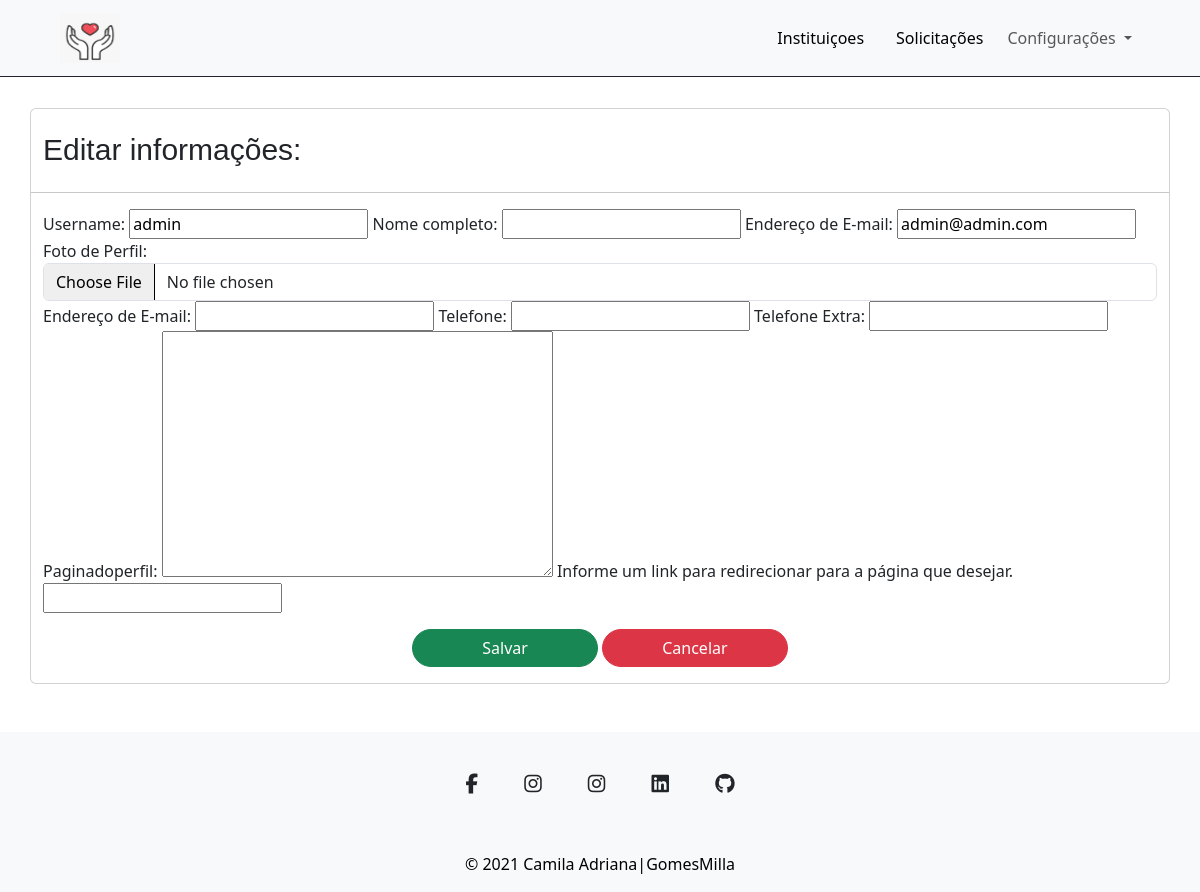
The app's page /users/conta-fisica/1/edit (signed in), older data.
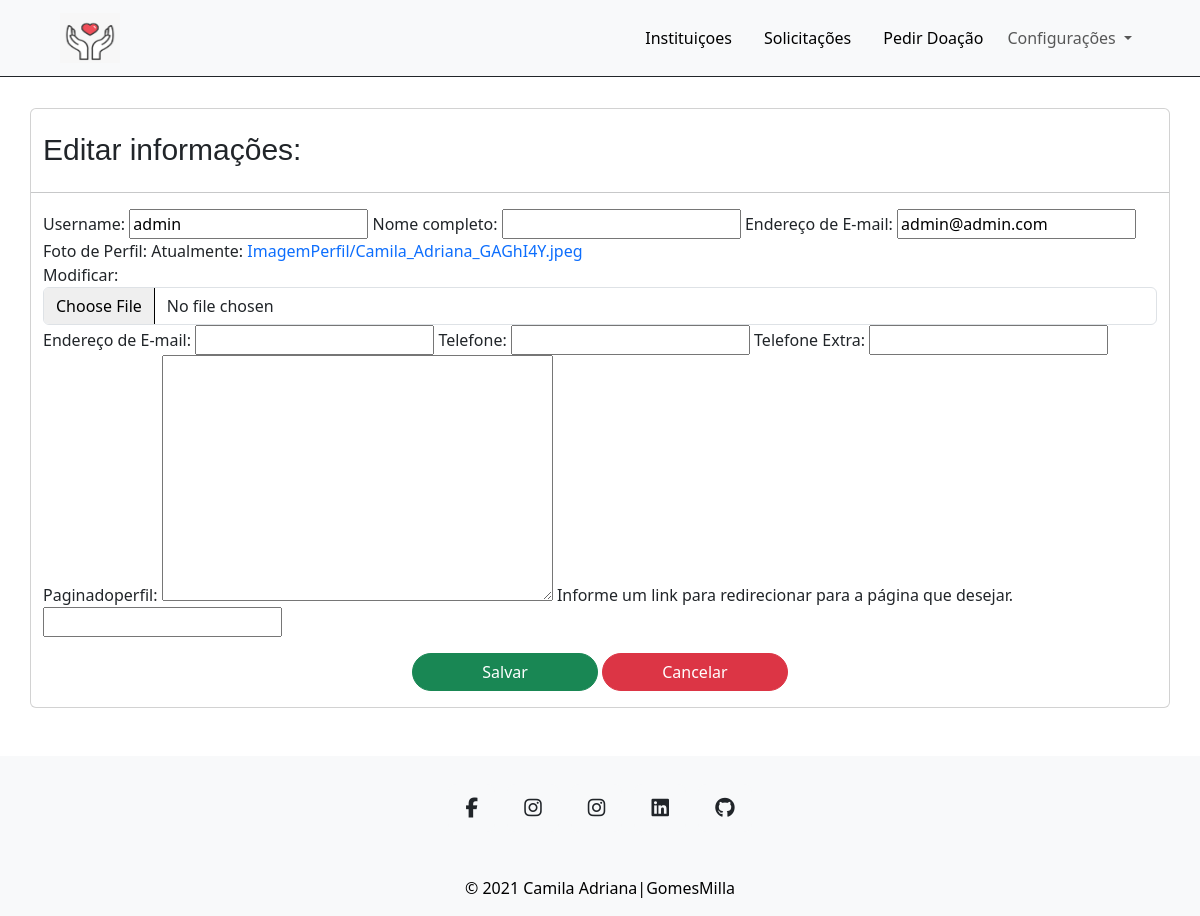
The same page, newer data.
### apps/users/views.py (the view, shortened to what this page needs)
# urls.py: path("conta-fisica/<int:pk>/edit", login_required(PessoaFisicaUpdateView.as_view()), name="atualizar_conta_fisica"),
class PessoaFisicaUpdateView(LoginRequiredMixin,UpdateView):
    model = User
    form_class = PessoaFisicaEditarForm
    template_name = 'users/fisica/atualizar-conta-fisica.html'
    success_url = '/users/login'

### apps/users/forms.py (shortened to what this page needs)
class PessoaFisicaEditarForm(forms.ModelForm):
    username = forms.CharField(validators=[validate_username])
    class Meta:
        model = User
        fields = ['username', 'nome_completo', 'email', 'imagemperfil', 'email', 'email_extra', 'telefone_contato','telefone_contato_extra','paginadoperfil', 'linkdoperfil']

### apps/users/models.py (called while the page is built)
    def get_queryset(self):
        return super(UserManager, self).get_queryset().exclude(is_active=False).exclude(excluido=True)

### templates/users/fisica/atualizar-conta-fisica.html (shortened to what this page needs)
{% extends 'bases/baselogado.html' %}
{% load static %}
{% load bootstrap %}
{% block conteudo %}
<div class="container top">
    <div class="row mt-5 card">
        <h4 class="mb-4 tituloIndex">Editar informações:</h4>
        <hr>
        <div class="col-12 col-md-12 col-sm-12">
            <span class="">
                <form method="POST" enctype="multipart/form-data">
                    {{ form|bootstrap }}
                    <div class="d-grid gap-6 d-md-block mt-3 mb-3 text-center ">
                        <button class="btn btn-success rounded-pill col-2" id="botao" type="submit">Salvar</button>
                        <a class="btn btn-danger rounded-pill col-2" href="{% url 'objetivo' %}" >Cancelar</a>
                    </div>
                </form>
            </span>
        </div>
    </div>
</div>
{% endblock %}

Row changes from the older to the newer data that the page shows:
changed User "admin": is_juridico False → True (drawn)
Text that changed along with them:
text no longer shown: "Username: Nome completo: Endereço de E-mail: Foto de Perfil: Endereço de E-mail: Telefone: Telefone Extra: Paginadoperfil: Informe um link para redirecionar para a página que desejar."
text now shown: "Pedir Doação Username: Nome completo: Endereço de E-mail: Foto de Perfil: Atualmente: ImagemPerfil/Camila_Adriana_GAGhI4Y.jpeg Modificar: Endereço de E-mail: Telefone: Telefone Extra: Paginadoperfil: Informe um link para redirecionar para a página que desejar."
